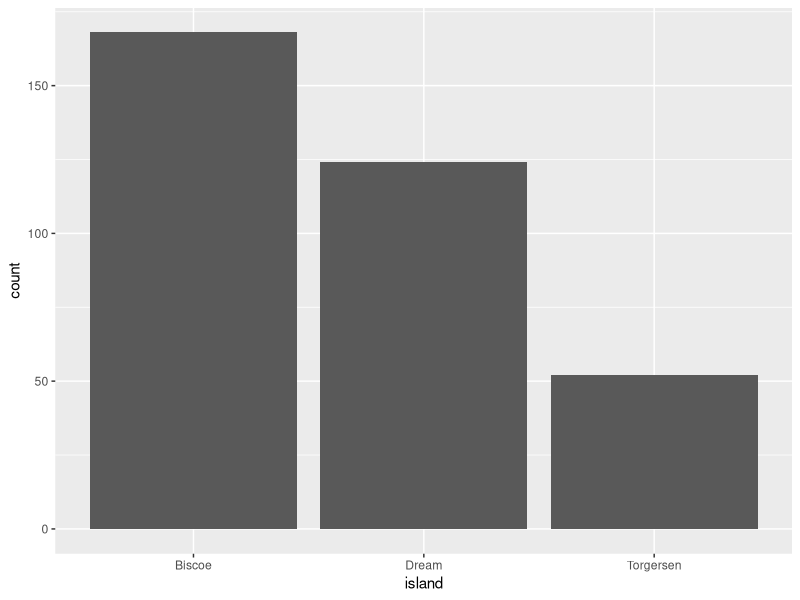
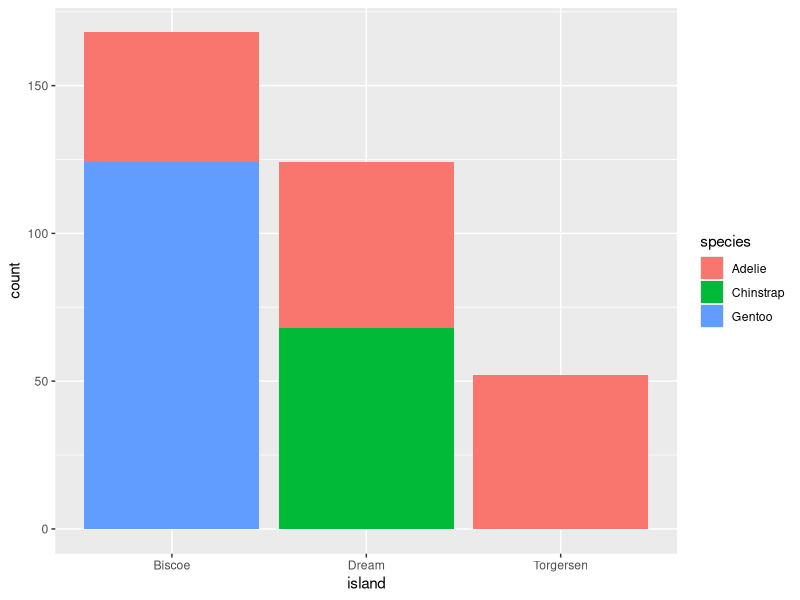
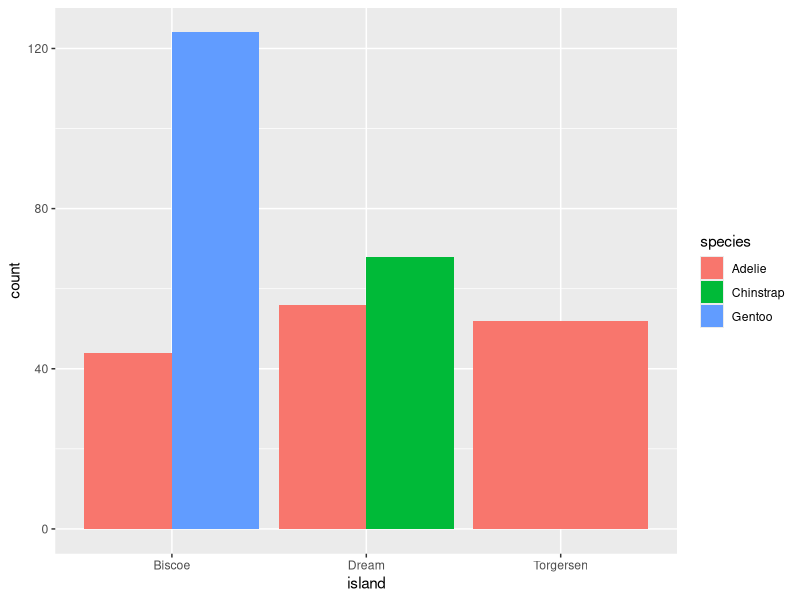
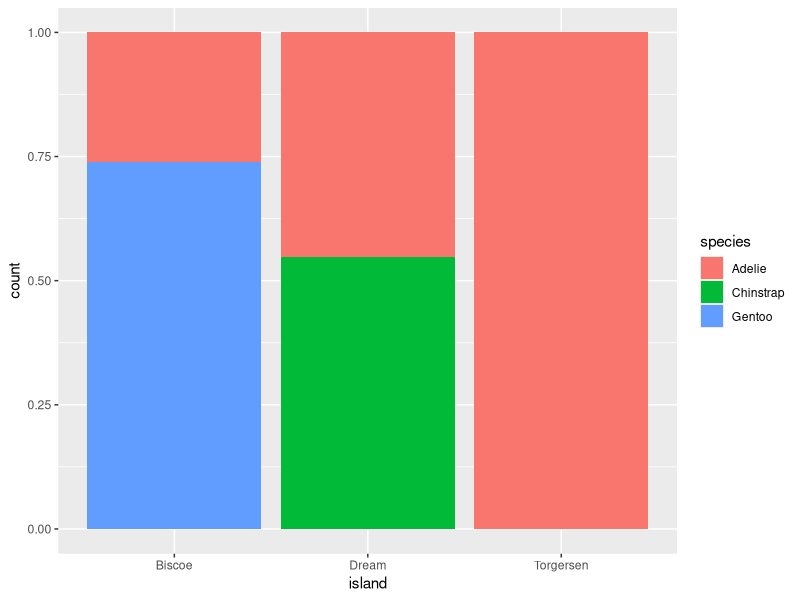

These figures' R source, in order:
## ---- chunk 1
#| include: false
#| message: false
#| warning: false
library(tidyverse)
data("penguins")
## ---- chunk 2
#| warning: false
#| message: false
ggplot(data = penguins, aes(x = island)) +
  geom_bar()
## ---- chunk 3
#| warning: false
ggplot(data = penguins, aes(x = island, fill = species)) +
  geom_bar()
## ---- chunk 4
#| warning: false
ggplot(data = penguins, aes(x = island, fill = species)) +
  geom_bar(position = "dodge")
## ---- chunk 5
#| warning: false
ggplot(data = penguins, aes(x = island, fill = species)) +
  geom_bar(position = "fill")
